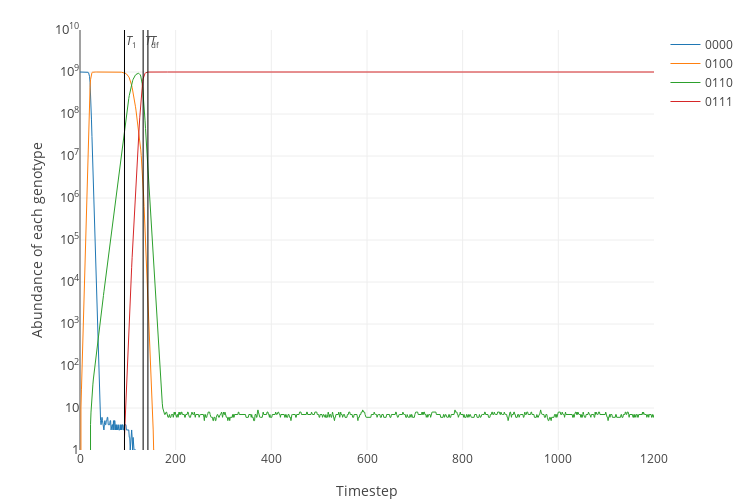

Notebook source saved alongside this figure:
### Code cell
# the average also takes path 0, 4, 6, 7
plot_simulation(simulate([ZOX_CXM_avg]))

### Figure 1 — Plotly figure (JSON) as saved in the notebook; plotly's stock layout.template omitted (floating-point values rounded to 4 significant figures; data arrays with more than 128 entries replaced by an {"elided": "..."} marker saying what was removed)
{"data": [{"line": {"width": 1}, "name": "0000", "type": "scatter", "uid": "0de0c14c-d94a-11ea-bba0-441ca8e2e0ce", "x": {"elided": "1201 int values"}, "y": {"elided": "1201 int values"}}, {"line": {"width": 1}, "name": "0100", "type": "scatter", "uid": "0de0c14d-d94a-11ea-a038-441ca8e2e0ce", "x": {"elided": "1201 int values"}, "y": {"elided": "1201 int values"}}, {"line": {"width": 1}, "name": "0110", "type": "scatter", "uid": "0de0c14e-d94a-11ea-ae09-441ca8e2e0ce", "x": {"elided": "1201 int values"}, "y": {"elided": "1201 int values"}}, {"line": {"width": 1}, "name": "0111", "type": "scatter", "uid": "0de0c14f-d94a-11ea-8b8d-441ca8e2e0ce", "x": {"elided": "1201 int values"}, "y": {"elided": "1201 int values"}}, {"line": {"color": "black", "width": 1}, "mode": "lines", "name": "T_1", "showlegend": false, "type": "scatter", "uid": "0de0c150-d94a-11ea-9784-441ca8e2e0ce", "x": [93, 93], "y": [0, 10000000000]}, {"line": {"color": "black", "width": 1}, "mode": "lines", "name": "T_d", "showlegend": false, "type": "scatter", "uid": "0de0c151-d94a-11ea-a417-441ca8e2e0ce", "x": [132, 132], "y": [0, 10000000000]}, {"line": {"color": "black", "width": 1}, "mode": "lines", "name": "T_f", "showlegend": false, "type": "scatter", "uid": "0de0c152-d94a-11ea-b10a-441ca8e2e0ce", "x": [142, 142], "y": [0, 10000000000]}], "layout": {"annotations": [{"showarrow": false, "text": "<i>T</i><sub>1</sub>", "x": 93, "xanchor": "left", "xref": "x", "y": 9.75, "yref": "y"}, {"showarrow": false, "text": "<i>T</i><sub>d</sub>", "x": 132, "xanchor": "left", "xref": "x", "y": 9.75, "yref": "y"}, {"showarrow": false, "text": "<i>T</i><sub>f</sub>", "x": 142, "xanchor": "left", "xref": "x", "y": 9.75, "yref": "y"}], "height": 500, "margin": {"b": 50, "t": 30}, "width": 750, "xaxis": {"title": "Timestep"}, "yaxis": {"exponentformat": "power", "range": [0, 10], "tickfont": {"size": 10}, "title": "Abundance of each genotype", "type": "log"}}}
